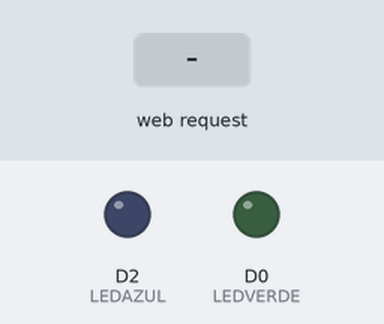
Recording of a program running on a simulated ESP8266 (NodeMCU). On the bench: output pins drawn as LEDs (lit = HIGH). Inputs (shaded band) come from the test bench. WiFi joins after 1.5 s; servers stay silent unless stated; what the program prints to the serial monitor is not drawn.

Above: at 2.7 s.
2.8 s: HTTP request GET /liga1 received
At 4.0 s:
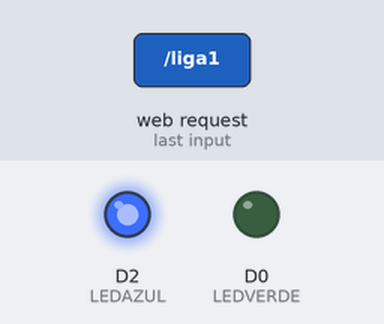
4.3 s: HTTP request GET /liga2 received
At 5.3 s:
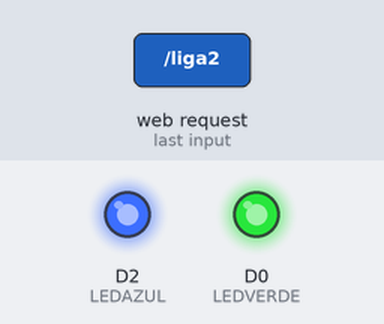
5.8 s: HTTP request GET /desliga1 received
At 6.5 s:
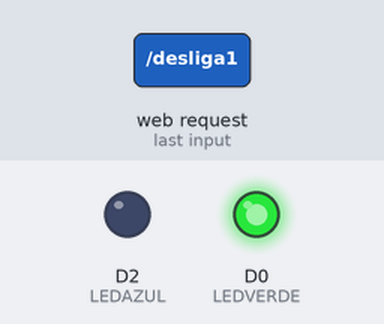
7.3 s: HTTP request GET /desliga2 received
At 7.6 s:
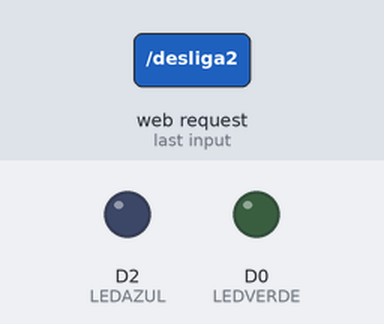
Timing chart, 0 to 9.8 s (numbered marks = the images above; inputs shaded):
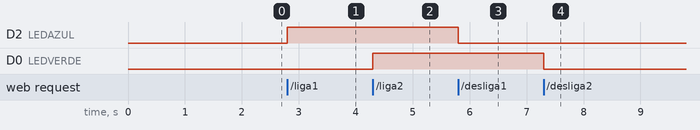

Measured:
- after the input at 2.8 s, D2 (LEDAZUL): LOW → HIGH at once
- after the input at 4.3 s, D0 (LEDVERDE): LOW → HIGH at once
- after the input at 5.8 s, D2 (LEDAZUL): HIGH → LOW at once
- after the input at 7.3 s, D0 (LEDVERDE): HIGH → LOW at once

The program:

main.cpp
```cpp
#include <ESP8266WiFi.h>
#include <ESP8266WebServer.h>
#include "webPage.h"


#define LEDVERDE D0
#define LEDAZUL D2

ESP8266WebServer server;

const char* ssid     = "Seu_Wifi";
const char* password = "Sua_Senha";

//Funções dos requests
void verdeOn()
{
  digitalWrite(LEDVERDE,HIGH);
}

void verdeOff()
{
  digitalWrite(LEDVERDE,LOW);
}

void azulOn()
{
  digitalWrite(LEDAZUL,HIGH);
}

void azulOff()
{
  digitalWrite(LEDAZUL,LOW);
}

void setup()
{
  pinMode(LEDVERDE, OUTPUT);
  pinMode(LEDAZUL, OUTPUT);

  WiFi.begin(ssid,password);
  Serial.begin(115200);

  while(WiFi.status()!=WL_CONNECTED)//Enquanto a conexão não é realizada
  {
    Serial.print(".");
    delay(500);
  }

  Serial.print("IP Address: ");
  Serial.println(WiFi.localIP());

  //Definições das ações a serem tomadas quando as requisiões forem feitas.
  server.on("/liga1",azulOn);
  server.on("/desliga1",azulOff);
  server.on("/liga2",verdeOn);
  server.on("/desliga2",verdeOff);
  server.begin();
}


void loop()
{
  server.send(200,"text/html", pageCode);//Imprime a página web no servidor
  server.handleClient();
}
```

webPage.h
```cpp
// Display the HTML web page
char pageCode[] PROGMEM = R"=====(
  <!DOCTYPE html>
<html lang="en">
<head>
    <meta charset="UTF-8">
    <meta http-equiv="X-UA-Compatible" content="IE=edge">
    <meta name="viewport" content="width=device-width, initial-scale=1.0">
    <title>LED controller</title>

    <style>
    body {
    font-family: Helvetica;
    display: flex;
    flex-direction: column;
    margin: 0px auto;
    text-align: center;
    }
    .button {
    border: none;
    color: white;
    padding: 16px 40px;
    text-decoration: none;
    border-radius: 10px;
    font-size: 30px;
    margin: 2px;
    }
    .azul{
      background-color: #0096c7;
      border: none;
    }
    .verde {
      background-color: #2a9d8f;
      border: none;
    }
    .off {
    background-color: #77878A;
    border: none;
    }
    </style>
</head>
<body>
    <h1>ESP8266 LED Server</h1>
    <div class = "botoes">
    <p>LED AZUL</p>
     <p><button id = "btnazul", class="button off azul">OFF</button></p>
     <p>LED VERDE</p>
    <p><button id = "btnverde" class="button off verde">OFF</button></p>
  </div>
  <script>
    btn1 = document.getElementById("btnazul");
    btn2 = document.getElementById("btnverde");

    btn1.addEventListener("click", function(){
      let rqs = new XMLHttpRequest();
      let url;
      btn1.classList.toggle("off");
      if (btn1.innerText == "ON"){
        url = "/desliga1";
        btn1.innerText = "OFF";
      }
      else{
        btn1.innerText = "ON";
        url =  "\liga1";
      }
      rqs.open("POST", url, true);
      rqs.send();
    });

    btn2.addEventListener("click", function(){
      let rqs = new XMLHttpRequest();
      let url;
      btn2.classList.toggle("off");
      if (btn2.innerText == "ON"){
        url = "/desliga2";
        btn2.innerText = "OFF";
      }
      else{
        btn2.innerText = "ON";
        url =  "\liga2";
      }
      rqs.open("POST", url, true);
      rqs.send();
    });
  </script>
</body>
</html>
)=====";
```
